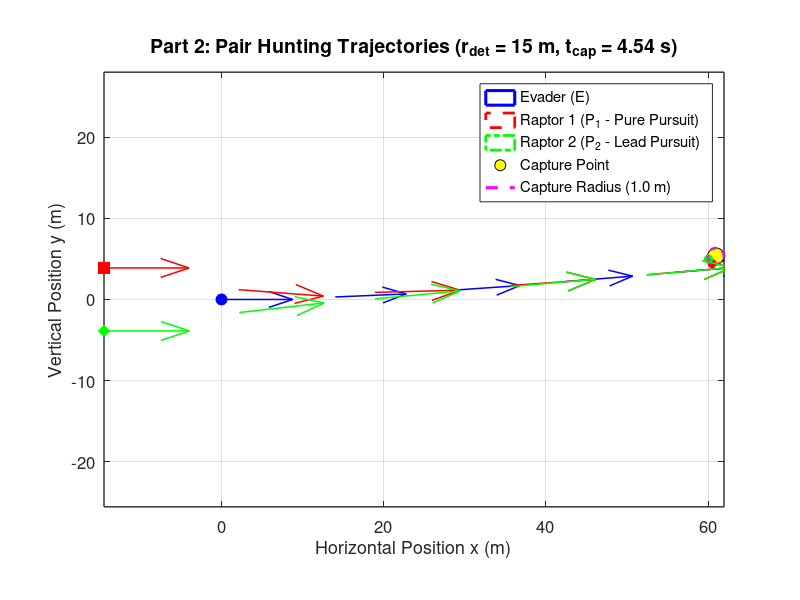
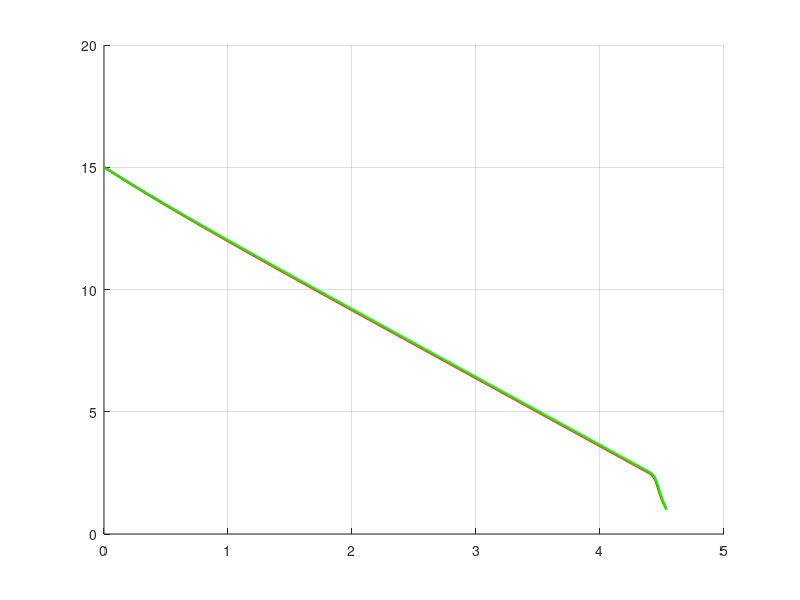

MATLAB code for these plots, in order: (Note: this script raises an error after producing the figures.)
% pair_pursuit.m
% Part 2: Cooperative Pair Hunting (Pure Pursuit + Lead Pursuit Pincer)
clear; clc; close all;

%% 1. Model Parameters
v_p = 60 / 3.6;          % Pursuer speed (16.67 m/s)
v_e = 50 / 3.6;          % Evader speed (13.89 m/s)
R_p = 1.5;               % Pursuer min turning radius (m)
R_e = 0.5;               % Evader min turning radius (m)

w_p_max = v_p / R_p;     % Max angular velocity of pursuer (11.11 rad/s)
w_e_max = v_e / R_e;     % Max angular velocity of evader (27.78 rad/s)

l_cap = 1.0;             % Capture radius (m)
r_det = 25.0;            % Initial detection distance (m) [15, 50]
r_jink = 2.5;            % Critical jink distance (m)
tau_max = 0.6;           % Max look-ahead time for P2 lead pursuit (s)
T_max = 15.0;            % Raptor stamina limit (s)
dt = 0.005;              % Time step (s)
N = round(T_max / dt);
start_distances = [15, 20, 25, 30, 35];
flank_angles = deg2rad([15, 20, 25, 30, 35]);
plot_folder = fullfile(pwd, 'strategy_2_plots');
if ~exist(plot_folder, 'dir')
    mkdir(plot_folder);
end

for scenario = 1:5
r_det = start_distances(scenario);
%% 2. Initial Conditions (t = 0)
alpha = flank_angles(scenario);

% Preallocate state arrays
x_E  = zeros(1, N); y_E  = zeros(1, N); theta_E  = zeros(1, N);
x_P1 = zeros(1, N); y_P1 = zeros(1, N); theta_P1 = zeros(1, N);
x_P2 = zeros(1, N); y_P2 = zeros(1, N); theta_P2 = zeros(1, N);
d1 = zeros(1, N); d2 = zeros(1, N);
t_vec = (0:N-1) * dt;

% Evader starts at origin facing +x
x_E(1) = 0; y_E(1) = 0; theta_E(1) = 0;

% Pursuer 1 (Top/Left Flank) & Pursuer 2 (Bottom/Right Flank)
x_P1(1) = -r_det * cos(alpha);  y_P1(1) =  r_det * sin(alpha);  theta_P1(1) = 0;
x_P2(1) = -r_det * cos(-alpha); y_P2(1) =  r_det * sin(-alpha); theta_P2(1) = 0;

captured = false;
end_idx = N;
is_jinking = false;
theta_target = 0;
optimal_angle = deg2rad(110);

%% 3. Time-Stepping Simulation Loop (Forward Euler)
for k = 1:N-1
    d1(k) = hypot(x_E(k) - x_P1(k), y_E(k) - y_P1(k));
    d2(k) = hypot(x_E(k) - x_P2(k), y_E(k) - y_P2(k));
    
    if min(d1(k), d2(k)) <= l_cap
        captured = true;
        end_idx = k;
        break;
    end
    
    % --- Pursuer 1 Control: Pure Pursuit (Direct Line-of-Sight) ---
    theta_LOS1 = atan2(y_E(k) - y_P1(k), x_E(k) - x_P1(k));
    dtheta_P1 = atan2(sin(theta_LOS1 - theta_P1(k)), cos(theta_LOS1 - theta_P1(k)));
    if abs(dtheta_P1) <= w_p_max * dt
        w_P1 = dtheta_P1 / dt;
    else
        w_P1 = w_p_max * sign(dtheta_P1);
    end
    
    % --- Pursuer 2 Control: Cooperative Lead Pursuit ---
    tau = min(tau_max, d2(k) / v_p);
    x_lead = x_E(k) + tau * v_e * cos(theta_E(k));
    y_lead = y_E(k) + tau * v_e * sin(theta_E(k));
    
    theta_LOS2 = atan2(y_lead - y_P2(k), x_lead - x_P2(k));
    dtheta_P2 = atan2(sin(theta_LOS2 - theta_P2(k)), cos(theta_LOS2 - theta_P2(k)));
    if abs(dtheta_P2) <= w_p_max * dt
        w_P2 = dtheta_P2 / dt;
    else
        w_P2 = w_p_max * sign(dtheta_P2);
    end
    
    % --- Evader Control: Inside Cut with Reset ---
    if is_jinking && min(d1(k), d2(k)) > r_jink + 1.5
        is_jinking = false;
    end

    if ~is_jinking && (d1(k) <= r_jink || d2(k) <= r_jink)
        is_jinking = true;
        if d1(k) <= d2(k)
            theta_target = theta_LOS1 + optimal_angle;
        else
            theta_target = theta_LOS2 - optimal_angle;
        end
    end

    if is_jinking
        dtheta_E = atan2(sin(theta_target - theta_E(k)), ...
            cos(theta_target - theta_E(k)));
        if abs(dtheta_E) <= w_e_max * dt
            w_E = dtheta_E / dt;
        else
            w_E = w_e_max * sign(dtheta_E);
        end
    else
        vx_threat = (x_E(k) - x_P1(k))/d1(k) + (x_E(k) - x_P2(k))/d2(k);
        vy_threat = (y_E(k) - y_P1(k))/d1(k) + (y_E(k) - y_P2(k))/d2(k);
        theta_flee = atan2(vy_threat, vx_threat);
        dtheta_E = atan2(sin(theta_flee - theta_E(k)), cos(theta_flee - theta_E(k)));
        if abs(dtheta_E) <= w_e_max * dt
            w_E = dtheta_E / dt;
        else
            w_E = w_e_max * sign(dtheta_E);
        end
    end
    
    % --- Euler Kinematic Updates ---
    x_P1(k+1) = x_P1(k) + v_p * cos(theta_P1(k)) * dt;
    y_P1(k+1) = y_P1(k) + v_p * sin(theta_P1(k)) * dt;
    theta_P1(k+1) = theta_P1(k) + w_P1 * dt;
    
    x_P2(k+1) = x_P2(k) + v_p * cos(theta_P2(k)) * dt;
    y_P2(k+1) = y_P2(k) + v_p * sin(theta_P2(k)) * dt;
    theta_P2(k+1) = theta_P2(k) + w_P2 * dt;
    
    x_E(k+1) = x_E(k) + v_e * cos(theta_E(k)) * dt;
    y_E(k+1) = y_E(k) + v_e * sin(theta_E(k)) * dt;
    theta_E(k+1) = theta_E(k) + w_E * dt;
end

d1(end_idx) = hypot(x_E(end_idx) - x_P1(end_idx), y_E(end_idx) - y_P1(end_idx));
d2(end_idx) = hypot(x_E(end_idx) - x_P2(end_idx), y_E(end_idx) - y_P2(end_idx));

%% 4. Figure 1: Combined 2D Trajectory Plot (All 3 Players on Same Axis)
figure('Color', 'w', 'Position', [80, 80, 1050, 700]);
hold on; grid on; axis equal;

% Plot all 3 trajectories on the same axis
trajectory_alpha = 0.75;
patch(x_E(1:end_idx),  y_E(1:end_idx),  'b', 'FaceColor', 'none', ...
    'EdgeColor', 'b', 'EdgeAlpha', trajectory_alpha, 'LineStyle', '-', ...
    'LineWidth', 2.2, 'DisplayName', 'Evader (E)');
patch(x_P1(1:end_idx), y_P1(1:end_idx), 'r', 'FaceColor', 'none', ...
    'EdgeColor', 'r', 'EdgeAlpha', trajectory_alpha, 'LineStyle', '--', ...
    'LineWidth', 2.0, 'DisplayName', 'Raptor 1 (P_1 - Pure Pursuit)');
patch(x_P2(1:end_idx), y_P2(1:end_idx), 'g', 'FaceColor', 'none', ...
    'EdgeColor', 'g', 'EdgeAlpha', trajectory_alpha, 'LineStyle', '-.', ...
    'LineWidth', 2.0, 'DisplayName', 'Raptor 2 (P_2 - Lead Pursuit)');

% Plot Start Positions (t = 0)
plot(x_E(1),  y_E(1),  'bo', 'MarkerSize', 8, 'MarkerFaceColor', 'b', 'HandleVisibility', 'off');
plot(x_P1(1), y_P1(1), 'rs', 'MarkerSize', 8, 'MarkerFaceColor', 'r', 'HandleVisibility', 'off');
plot(x_P2(1), y_P2(1), 'gd', 'MarkerSize', 8, 'MarkerFaceColor', 'g', 'HandleVisibility', 'off');

% Plot Final/Capture Positions
plot(x_E(end_idx),  y_E(end_idx),  'ko', 'MarkerSize', 12, ...
    'MarkerFaceColor', 'y', 'DisplayName', 'Capture Point');
plot(x_P1(end_idx), y_P1(end_idx), 'ro', 'MarkerSize', 6, 'MarkerFaceColor', 'r', 'HandleVisibility', 'off');
plot(x_P2(end_idx), y_P2(end_idx), 'go', 'MarkerSize', 6, 'MarkerFaceColor', 'g', 'HandleVisibility', 'off');

% Plot Capture Radius Circle around Evader's Final Position
th_circ = linspace(0, 2*pi, 100);
plot(x_E(end_idx) + l_cap*cos(th_circ), y_E(end_idx) + l_cap*sin(th_circ), ...
    'm--', 'LineWidth', 2.2, 'DisplayName', 'Capture Radius (1.0 m)');

% Plot Heading Arrows along the Path
arrow_end = max(1, end_idx - round(0.5 / dt));
if arrow_end > 1
    idx_arrows = round(linspace(1, arrow_end, 5));
    quiver(x_E(idx_arrows),  y_E(idx_arrows),  cos(theta_E(idx_arrows)),  sin(theta_E(idx_arrows)),  0.35, 'b', 'LineWidth', 1.1, 'HandleVisibility', 'off');
    quiver(x_P1(idx_arrows), y_P1(idx_arrows), cos(theta_P1(idx_arrows)), sin(theta_P1(idx_arrows)), 0.35, 'r', 'LineWidth', 1.1, 'HandleVisibility', 'off');
    quiver(x_P2(idx_arrows), y_P2(idx_arrows), cos(theta_P2(idx_arrows)), sin(theta_P2(idx_arrows)), 0.35, 'g', 'LineWidth', 1.1, 'HandleVisibility', 'off');
end

set(gca, 'FontSize', 12, 'LineWidth', 1.0, 'Box', 'on');
xlabel('Horizontal Position x (m)', 'FontSize', 13);
ylabel('Vertical Position y (m)', 'FontSize', 13);
title(sprintf('Part 2: Pair Hunting Trajectories (r_{det} = %.0f m, t_{cap} = %.2f s)', ...
    r_det, t_vec(end_idx)), 'FontSize', 14);
legend('Location', 'best');
exportgraphics(gcf, fullfile(plot_folder, sprintf('scenario_%d_trajectory.png', scenario)), 'Resolution', 200);

%% 5. Figure 2: Separation Distance Plot
figure('Color', 'w', 'Position', [180, 120, 850, 550]);
hold on; grid on;
plot(t_vec(1:end_idx), d1(1:end_idx), 'r-', 'LineWidth', 1.8, 'DisplayName', 'd_1(t) (Raptor 1)');
plot(t_vec(1:end_idx), d2(1:end_idx), 'g-', 'LineWidth', 1.8, 'DisplayName', 'd_2(t) (Raptor 2)');
yline(l_cap, 'k--', 'Capture Threshold (l = 1.0 m)', 'LineWidth', 1.5, 'HandleVisibility', 'off');
set(gca, 'FontSize', 12, 'LineWidth', 1.0, 'Box', 'on');
xlabel('Time t (s)', 'FontSize', 13);
ylabel('Distance to Prey (m)', 'FontSize', 13);
title('Part 2: Pair Separation Distances vs. Time', 'FontSize', 14);
legend('Location', 'southoutside', 'NumColumns', 2);
exportgraphics(gcf, fullfile(plot_folder, sprintf('scenario_%d_separation.png', scenario)), 'Resolution', 200);
close all;
end

%% 6. Jink-Distance Sweep: Capture Time Histogram
jink_distances = 1.0:0.25:8.0;
capture_times = zeros(5, numel(jink_distances));

for scenario = 1:5
    for j = 1:numel(jink_distances)
        capture_times(scenario, j) = simulate_capture_time( ...
            start_distances(scenario), flank_angles(scenario), ...
            jink_distances(j), v_p, v_e, R_p, R_e, l_cap, ...
            tau_max, T_max, dt);
    end
end

figure('Color', 'w', 'Position', [80, 80, 1200, 850]);
for scenario = 1:5
    subplot(3, 2, scenario);
    bar(jink_distances, capture_times(scenario, :), 1.0, ...
        'FaceColor', [0.25, 0.65, 0.35], 'EdgeColor', 'none');
    hold on; grid on;

    [max_capture_time, max_idx] = max(capture_times(scenario, :));
    plot(jink_distances(max_idx), max_capture_time, 'r^', ...
        'MarkerSize', 9, 'MarkerFaceColor', 'r');
    xline(jink_distances(max_idx), 'r--', 'LineWidth', 1.2);

    xlabel('Jink distance (m)');
    ylabel('Capture time (s)');
    title(sprintf('Scenario %d (r_{det} = %.0f m)', ...
        scenario, start_distances(scenario)));
    legend('Capture time', sprintf('Maximum: %.2f m', jink_distances(max_idx)), ...
        'Location', 'best');
    set(gca, 'FontSize', 10, 'Box', 'on');
end

sgtitle('Strategy 2: Capture Time for a Range of Jink Distances');
exportgraphics(gcf, fullfile(plot_folder, 'jink_distance_capture_time.png'), ...
    'Resolution', 200);
close all;

fprintf('Strategy 2 maximum capture times by scenario:\n');
for scenario = 1:5
    [max_capture_time, max_idx] = max(capture_times(scenario, :));
    fprintf('  Scenario %d: %.2f m jink distance -> %.2f s capture time\n', ...
        scenario, jink_distances(max_idx), max_capture_time);
end

%% 7. Jink-Angle Sweep: Capture Time Histogram
angle_offsets = deg2rad(0:5:180);
angle_capture_times = zeros(5, numel(angle_offsets));

for scenario = 1:5
    for j = 1:numel(angle_offsets)
        angle_capture_times(scenario, j) = simulate_capture_time_angle( ...
            start_distances(scenario), flank_angles(scenario), r_jink, ...
            angle_offsets(j), v_p, v_e, R_p, R_e, l_cap, tau_max, ...
            T_max, dt);
    end
end

figure('Color', 'w', 'Position', [80, 80, 1200, 850]);
for scenario = 1:5
    subplot(3, 2, scenario);
    bar(rad2deg(angle_offsets), angle_capture_times(scenario, :), 1.0, ...
        'FaceColor', [0.75, 0.45, 0.20], 'EdgeColor', 'none');
    hold on; grid on;

    [max_capture_time, max_idx] = max(angle_capture_times(scenario, :));
    plot(rad2deg(angle_offsets(max_idx)), max_capture_time, 'r^', ...
        'MarkerSize', 9, 'MarkerFaceColor', 'r');
    xline(rad2deg(angle_offsets(max_idx)), 'r--', 'LineWidth', 1.2);

    xlabel('Jink angle offset (degrees)');
    ylabel('Capture time (s)');
    title(sprintf('Scenario %d (r_{det} = %.0f m)', ...
        scenario, start_distances(scenario)));
    legend('Capture time', sprintf('Maximum: %.0f deg', ...
        rad2deg(angle_offsets(max_idx))), 'Location', 'best');
    set(gca, 'FontSize', 10, 'Box', 'on');
end

sgtitle(sprintf('Strategy 2: Capture Time by Jink Angle (r_{jink} = %.1f m)', ...
    r_jink));
exportgraphics(gcf, fullfile(plot_folder, 'jink_angle_capture_time.png'), ...
    'Resolution', 200);
close all;

fprintf('Strategy 2 maximum capture angles by scenario:\n');
for scenario = 1:5
    [max_capture_time, max_idx] = max(angle_capture_times(scenario, :));
    fprintf('  Scenario %d: %.0f degree angle -> %.2f s capture time\n', ...
        scenario, rad2deg(angle_offsets(max_idx)), max_capture_time);
end

function capture_time = simulate_capture_time(r_det, alpha, r_jink, ...
    v_p, v_e, R_p, R_e, l_cap, tau_max, T_max, dt)
    w_p_max = v_p / R_p;
    w_e_max = v_e / R_e;
    N = round(T_max / dt);

    x_E = 0;
    y_E = 0;
    theta_E = 0;
    x_P1 = -r_det * cos(alpha);
    y_P1 = r_det * sin(alpha);
    theta_P1 = 0;
    x_P2 = -r_det * cos(-alpha);
    y_P2 = r_det * sin(-alpha);
    theta_P2 = 0;
    capture_time = T_max;
    is_jinking = false;
    theta_target = 0;
    optimal_angle = deg2rad(110);

    for k = 1:N-1
        d1 = hypot(x_E - x_P1, y_E - y_P1);
        d2 = hypot(x_E - x_P2, y_E - y_P2);
        if min(d1, d2) <= l_cap
            capture_time = (k - 1) * dt;
            return;
        end

        theta_LOS1 = atan2(y_E - y_P1, x_E - x_P1);
        dtheta_P1 = atan2(sin(theta_LOS1 - theta_P1), ...
            cos(theta_LOS1 - theta_P1));
        if abs(dtheta_P1) <= w_p_max * dt
            w_P1 = dtheta_P1 / dt;
        else
            w_P1 = w_p_max * sign(dtheta_P1);
        end

        tau = min(tau_max, d2 / v_p);
        x_lead = x_E + tau * v_e * cos(theta_E);
        y_lead = y_E + tau * v_e * sin(theta_E);
        theta_LOS2 = atan2(y_lead - y_P2, x_lead - x_P2);
        dtheta_P2 = atan2(sin(theta_LOS2 - theta_P2), ...
            cos(theta_LOS2 - theta_P2));
        if abs(dtheta_P2) <= w_p_max * dt
            w_P2 = dtheta_P2 / dt;
        else
            w_P2 = w_p_max * sign(dtheta_P2);
        end

        if is_jinking && min(d1, d2) > r_jink + 1.5
            is_jinking = false;
        end

        if ~is_jinking && (d1 <= r_jink || d2 <= r_jink)
            is_jinking = true;
            if d1 <= d2
                theta_target = theta_LOS1 + optimal_angle;
            else
                theta_target = theta_LOS2 - optimal_angle;
            end
        end

        if is_jinking
            dtheta_E = atan2(sin(theta_target - theta_E), ...
                cos(theta_target - theta_E));
            if abs(dtheta_E) <= w_e_max * dt
                w_E = dtheta_E / dt;
            else
                w_E = w_e_max * sign(dtheta_E);
            end
        else
            vx_threat = (x_E - x_P1) / d1 + (x_E - x_P2) / d2;
            vy_threat = (y_E - y_P1) / d1 + (y_E - y_P2) / d2;
            theta_flee = atan2(vy_threat, vx_threat);
            dtheta_E = atan2(sin(theta_flee - theta_E), ...
                cos(theta_flee - theta_E));
            if abs(dtheta_E) <= w_e_max * dt
                w_E = dtheta_E / dt;
            else
                w_E = w_e_max * sign(dtheta_E);
            end
        end

        x_P1 = x_P1 + v_p * cos(theta_P1) * dt;
        y_P1 = y_P1 + v_p * sin(theta_P1) * dt;
        theta_P1 = theta_P1 + w_P1 * dt;
        x_P2 = x_P2 + v_p * cos(theta_P2) * dt;
        y_P2 = y_P2 + v_p * sin(theta_P2) * dt;
        theta_P2 = theta_P2 + w_P2 * dt;
        x_E = x_E + v_e * cos(theta_E) * dt;
        y_E = y_E + v_e * sin(theta_E) * dt;
        theta_E = theta_E + w_E * dt;
    end
end

function capture_time = simulate_capture_time_angle(r_det, alpha, r_jink, ...
    angle_offset, v_p, v_e, R_p, R_e, l_cap, tau_max, T_max, dt)
    w_p_max = v_p / R_p;
    w_e_max = v_e / R_e;
    N = round(T_max / dt);

    x_E = 0;
    y_E = 0;
    theta_E = 0;
    x_P1 = -r_det * cos(alpha);
    y_P1 = r_det * sin(alpha);
    theta_P1 = 0;
    x_P2 = -r_det * cos(-alpha);
    y_P2 = r_det * sin(-alpha);
    theta_P2 = 0;
    capture_time = T_max;
    is_jinking = false;
    theta_target = 0;

    for k = 1:N-1
        d1 = hypot(x_E - x_P1, y_E - y_P1);
        d2 = hypot(x_E - x_P2, y_E - y_P2);
        if min(d1, d2) <= l_cap
            capture_time = (k - 1) * dt;
            return;
        end

        theta_LOS1 = atan2(y_E - y_P1, x_E - x_P1);
        dtheta_P1 = atan2(sin(theta_LOS1 - theta_P1), ...
            cos(theta_LOS1 - theta_P1));
        if abs(dtheta_P1) <= w_p_max * dt
            w_P1 = dtheta_P1 / dt;
        else
            w_P1 = w_p_max * sign(dtheta_P1);
        end

        tau = min(tau_max, d2 / v_p);
        x_lead = x_E + tau * v_e * cos(theta_E);
        y_lead = y_E + tau * v_e * sin(theta_E);
        theta_LOS2 = atan2(y_lead - y_P2, x_lead - x_P2);
        dtheta_P2 = atan2(sin(theta_LOS2 - theta_P2), ...
            cos(theta_LOS2 - theta_P2));
        if abs(dtheta_P2) <= w_p_max * dt
            w_P2 = dtheta_P2 / dt;
        else
            w_P2 = w_p_max * sign(dtheta_P2);
        end

        if is_jinking && min(d1, d2) > r_jink + 1.5
            is_jinking = false;
        end

        if ~is_jinking && (d1 <= r_jink || d2 <= r_jink)
            is_jinking = true;
            if d1 <= d2
                theta_target = theta_LOS1 + angle_offset;
            else
                theta_target = theta_LOS2 - angle_offset;
            end
        end

        if is_jinking
            dtheta_E = atan2(sin(theta_target - theta_E), ...
                cos(theta_target - theta_E));
            if abs(dtheta_E) <= w_e_max * dt
                w_E = dtheta_E / dt;
            else
                w_E = w_e_max * sign(dtheta_E);
            end
        else
            vx_threat = (x_E - x_P1) / d1 + (x_E - x_P2) / d2;
            vy_threat = (y_E - y_P1) / d1 + (y_E - y_P2) / d2;
            theta_flee = atan2(vy_threat, vx_threat);
            dtheta_E = atan2(sin(theta_flee - theta_E), ...
                cos(theta_flee - theta_E));
            if abs(dtheta_E) <= w_e_max * dt
                w_E = dtheta_E / dt;
            else
                w_E = w_e_max * sign(dtheta_E);
            end
        end

        x_P1 = x_P1 + v_p * cos(theta_P1) * dt;
        y_P1 = y_P1 + v_p * sin(theta_P1) * dt;
        theta_P1 = theta_P1 + w_P1 * dt;
        x_P2 = x_P2 + v_p * cos(theta_P2) * dt;
        y_P2 = y_P2 + v_p * sin(theta_P2) * dt;
        theta_P2 = theta_P2 + w_P2 * dt;
        x_E = x_E + v_e * cos(theta_E) * dt;
        y_E = y_E + v_e * sin(theta_E) * dt;
        theta_E = theta_E + w_E * dt;
    end
end
